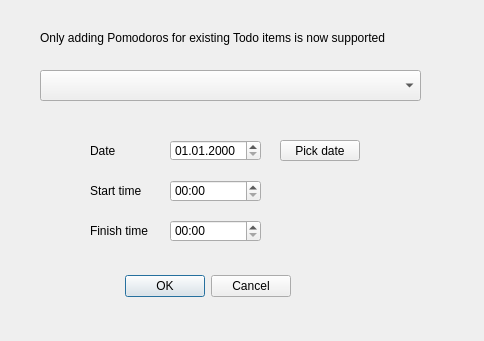
<?xml version="1.0" encoding="UTF-8"?>
<ui version="4.0">
 <class>PomodoroManualAddDialog</class>
 <widget class="QDialog" name="PomodoroManualAddDialog">
  <property name="geometry">
   <rect>
    <x>0</x>
    <y>0</y>
    <width>484</width>
    <height>341</height>
   </rect>
  </property>
  <property name="windowTitle">
   <string>Add Pomodoro</string>
  </property>
  <widget class="QDialogButtonBox" name="buttonBoxConfirmOrCancel">
   <property name="geometry">
    <rect>
     <x>110</x>
     <y>270</y>
     <width>181</width>
     <height>32</height>
    </rect>
   </property>
   <property name="orientation">
    <enum>Qt::Horizontal</enum>
   </property>
   <property name="standardButtons">
    <set>QDialogButtonBox::Cancel|QDialogButtonBox::Ok</set>
   </property>
  </widget>
  <widget class="QComboBox" name="comboBoxPickTodoItem">
   <property name="geometry">
    <rect>
     <x>40</x>
     <y>70</y>
     <width>381</width>
     <height>31</height>
    </rect>
   </property>
   <property name="toolTip">
    <string>Pick associated Todo Item</string>
   </property>
   <property name="editable">
    <bool>false</bool>
   </property>
   <property name="currentText">
    <string/>
   </property>
  </widget>
  <widget class="QDateEdit" name="dateEditPomodoroDate">
   <property name="geometry">
    <rect>
     <x>170</x>
     <y>140</y>
     <width>91</width>
     <height>21</height>
    </rect>
   </property>
   <property name="displayFormat">
    <string>dd.MM.yyyy</string>
   </property>
  </widget>
  <widget class="QTimeEdit" name="timeEditPomodoroStartTime">
   <property name="geometry">
    <rect>
     <x>170</x>
     <y>180</y>
     <width>91</width>
     <height>22</height>
    </rect>
   </property>
   <property name="displayFormat">
    <string>hh:mm</string>
   </property>
  </widget>
  <widget class="QTimeEdit" name="timeEditPomodoroFinishTime">
   <property name="geometry">
    <rect>
     <x>170</x>
     <y>220</y>
     <width>91</width>
     <height>22</height>
    </rect>
   </property>
   <property name="displayFormat">
    <string>hh:mm</string>
   </property>
  </widget>
  <widget class="QLabel" name="label">
   <property name="geometry">
    <rect>
     <x>90</x>
     <y>140</y>
     <width>59</width>
     <height>21</height>
    </rect>
   </property>
   <property name="text">
    <string>Date</string>
   </property>
  </widget>
  <widget class="QLabel" name="label_2">
   <property name="geometry">
    <rect>
     <x>90</x>
     <y>180</y>
     <width>61</width>
     <height>21</height>
    </rect>
   </property>
   <property name="text">
    <string>Start time</string>
   </property>
  </widget>
  <widget class="QLabel" name="label_3">
   <property name="geometry">
    <rect>
     <x>90</x>
     <y>220</y>
     <width>71</width>
     <height>21</height>
    </rect>
   </property>
   <property name="text">
    <string>Finish time</string>
   </property>
  </widget>
  <widget class="QPushButton" name="pushButtonPickDate">
   <property name="geometry">
    <rect>
     <x>280</x>
     <y>140</y>
     <width>80</width>
     <height>21</height>
    </rect>
   </property>
   <property name="text">
    <string>Pick date</string>
   </property>
  </widget>
  <widget class="QLabel" name="label_4">
   <property name="geometry">
    <rect>
     <x>40</x>
     <y>30</y>
     <width>421</width>
     <height>16</height>
    </rect>
   </property>
   <property name="text">
    <string>Only adding Pomodoros for existing Todo items is now supported</string>
   </property>
  </widget>
 </widget>
 <resources/>
 <connections>
  <connection>
   <sender>buttonBoxConfirmOrCancel</sender>
   <signal>accepted()</signal>
   <receiver>PomodoroManualAddDialog</receiver>
   <slot>accept()</slot>
   <hints>
    <hint type="sourcelabel">
     <x>248</x>
     <y>254</y>
    </hint>
    <hint type="destinationlabel">
     <x>157</x>
     <y>274</y>
    </hint>
   </hints>
  </connection>
  <connection>
   <sender>buttonBoxConfirmOrCancel</sender>
   <signal>rejected()</signal>
   <receiver>PomodoroManualAddDialog</receiver>
   <slot>reject()</slot>
   <hints>
    <hint type="sourcelabel">
     <x>316</x>
     <y>260</y>
    </hint>
    <hint type="destinationlabel">
     <x>286</x>
     <y>274</y>
    </hint>
   </hints>
  </connection>
  <connection>
   <sender>dateEditPomodoroDate</sender>
   <signal>dateChanged(QDate)</signal>
   <receiver>timeEditPomodoroStartTime</receiver>
   <slot>setDate(QDate)</slot>
   <hints>
    <hint type="sourcelabel">
     <x>215</x>
     <y>150</y>
    </hint>
    <hint type="destinationlabel">
     <x>215</x>
     <y>190</y>
    </hint>
   </hints>
  </connection>
  <connection>
   <sender>dateEditPomodoroDate</sender>
   <signal>dateChanged(QDate)</signal>
   <receiver>timeEditPomodoroFinishTime</receiver>
   <slot>setDate(QDate)</slot>
   <hints>
    <hint type="sourcelabel">
     <x>215</x>
     <y>150</y>
    </hint>
    <hint type="destinationlabel">
     <x>215</x>
     <y>230</y>
    </hint>
   </hints>
  </connection>
 </connections>
</ui>
